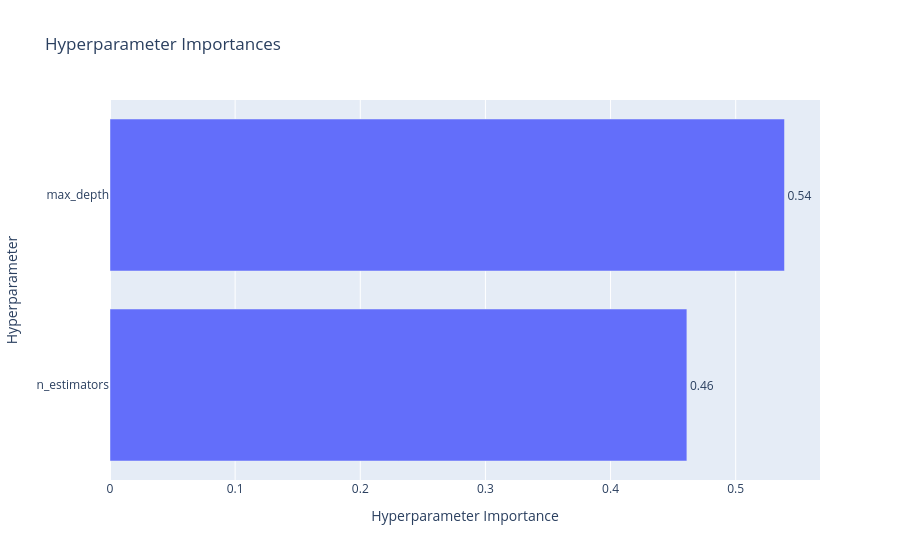

Notebook code cell kept with this figure:
### Code cell
# 5. Hyperparameter Importance
plot_param_importances(study).show()

### Figure 1 — Plotly figure (JSON) as saved in the notebook; plotly's stock layout.template omitted (floating-point values rounded to 4 significant figures)
{"data": [{"cliponaxis": false, "hovertemplate": ["n_estimators (IntDistribution): 0.46099411918271455<extra></extra>", "max_depth (IntDistribution): 0.5390058808172855<extra></extra>"], "name": "Objective Value", "orientation": "h", "text": ["0.46", "0.54"], "textposition": "outside", "type": "bar", "x": [0.461, 0.539], "y": ["n_estimators", "max_depth"]}], "layout": {"title": {"text": "Hyperparameter Importances"}, "xaxis": {"title": {"text": "Hyperparameter Importance"}}, "yaxis": {"title": {"text": "Hyperparameter"}}}}
